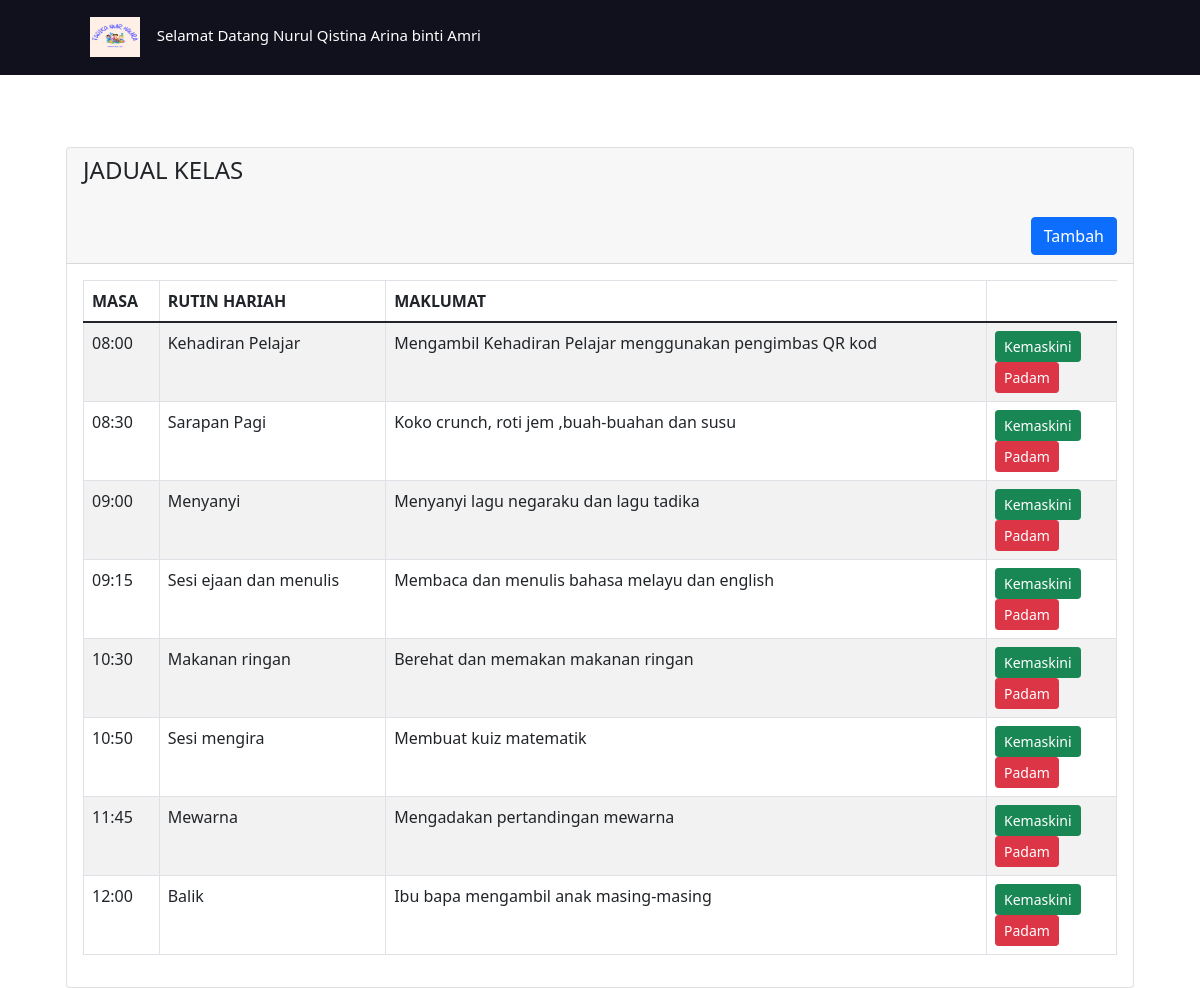
Page /home.php (signed in) on the committed database.
### tables this page shows
CREATE TABLE `schedule` (
  `id` int(255) NOT NULL,
  `masaJadual` varchar(255) NOT NULL,
  `RutinHarian` varchar(255) NOT NULL,
  `maklumatRutin` varchar(255) NOT NULL
);

### home.php (the view, shortened to what this page needs)
<?php
require 'config.php';
?>
<!doctype html>
<html lang="en">
  <head>
    <link href="https://cdn.jsdelivr.net/npm/bootstrap@5.1.3/dist/css/bootstrap.min.css" rel="stylesheet">
  </head>
  <body>
    <nav>
      <label class="logo">
        <img src="images/logo.png" width="50" height="40">&nbsp;&nbsp;&nbsp; <span class="text"> Selamat Datang <?= $_SESSION['nama']; ?> </span>
      </label>
    </nav>
    <section class="home-section">
      <div class="home-content">
        <div class="container mt-5 ml-sm-20">
          <div class="row">
            <div class="col-md-12">
              <div class="container mt-4">
                 <div class="row">
                  <div class="col-md-12">
                    <div class="card">
                      <div class="card-header">
                        <h4>JADUAL KELAS</h4>
                        <br>
                        <form action="" method="GET">
                          <button type="submit" name="submit" class="btn btn-primary float-end">
                            <a href="addSchedule.php" style="color: white; text-decoration: none;">Tambah </button>
                          <br>
                        </form>
                      </div>
                      <div class="card-body" style="" responsive true;>
                        <table class="table table-bordered table-striped" id="export">
                          <thead>
                            <tr>
                              <th>MASA</th>
                              <th>RUTIN HARIAH</th>
                              <th>MAKLUMAT</th>
                            </tr>
                          </thead>
                          <tbody>
                                <?php
                                    $query = "SELECT * FROM schedule";
                                    $query_run = mysqli_query($conn, $query);
                                    if(mysqli_num_rows($query_run) > 0)
                                    {
                                        foreach($query_run as $schedule)
                                    {
                                ?>
                            <tr>
                              <td> <?= $schedule['masaJadual']; ?> </td>
                              <td> <?= $schedule['RutinHarian']; ?> </td>
                              <td> <?= $schedule['maklumatRutin']; ?> </td>
                              <td width="130px">
                                <a href="scheduleEdit.php?id=<?= $schedule['id']; ?>" class="btn btn-success btn-sm">Kemaskini </a>
                                <form action="ScheduleCode.php" method="POST" class="d-inline" autocomplete="off" onsubmit="return confirm('Anda mahu data ini dipadam?')">
                                  <button type="submit" name="delete_schedule" value="<?=$schedule['id'];?>" class="btn btn-danger btn-sm">Padam </button>
                                </form>
                              </td>
                            </tr>
                                <?php
                                }
                                   }
                                    else
                                    {
                                        echo "
                                        <h5> No Record Found </h5>";
                                    }
                                ?>
                            </tbody>
                        </table>
                      </div>
                    </div>
                  </div>
                </div>
              </div>
            </div>
          </div>
        </div>
      </div>
    </section>
  </body>
</html>

### home.php (style rules this page uses)
nav { background-color: #11101d; height: 75px; width: 100%; line-height: 70px; }
label.logo { line-height: 90%; padding: 0 90px; }
.text { color: white; font-size: 15px; }

### rows in the picture
schedule: masaJadual "08:00", RutinHarian "Kehadiran Pelajar", maklumatRutin "Mengambil Kehadiran Pelajar menggunakan pengimbas QR kod", $schedule['id'] 1 (drawn)
schedule: masaJadual "08:30", RutinHarian "Sarapan Pagi", maklumatRutin "Koko crunch, roti jem ,buah-buahan dan susu", $schedule['id'] 3 (drawn)
schedule: masaJadual "09:00", RutinHarian "Menyanyi", maklumatRutin "Menyanyi lagu negaraku dan lagu tadika", $schedule['id'] 4 (drawn)
schedule: masaJadual "09:15", RutinHarian "Sesi ejaan dan menulis", maklumatRutin "Membaca dan menulis bahasa melayu dan english", $schedule['id'] 5 (drawn)
schedule: masaJadual "10:30", RutinHarian "Makanan ringan", maklumatRutin "Berehat dan memakan makanan ringan", $schedule['id'] 6 (drawn)
schedule: masaJadual "10:50", RutinHarian "Sesi mengira", maklumatRutin "Membuat kuiz matematik", $schedule['id'] 7 (drawn)
schedule: masaJadual "11:45", RutinHarian "Mewarna", maklumatRutin "Mengadakan pertandingan mewarna", $schedule['id'] 8 (drawn)
schedule: masaJadual "12:00", RutinHarian "Balik", maklumatRutin "Ibu bapa mengambil anak masing-masing", $schedule['id'] 9 (drawn)

### other values in the picture
$_SESSION['nama'] "Nurul Qistina Arina binti Amri"
